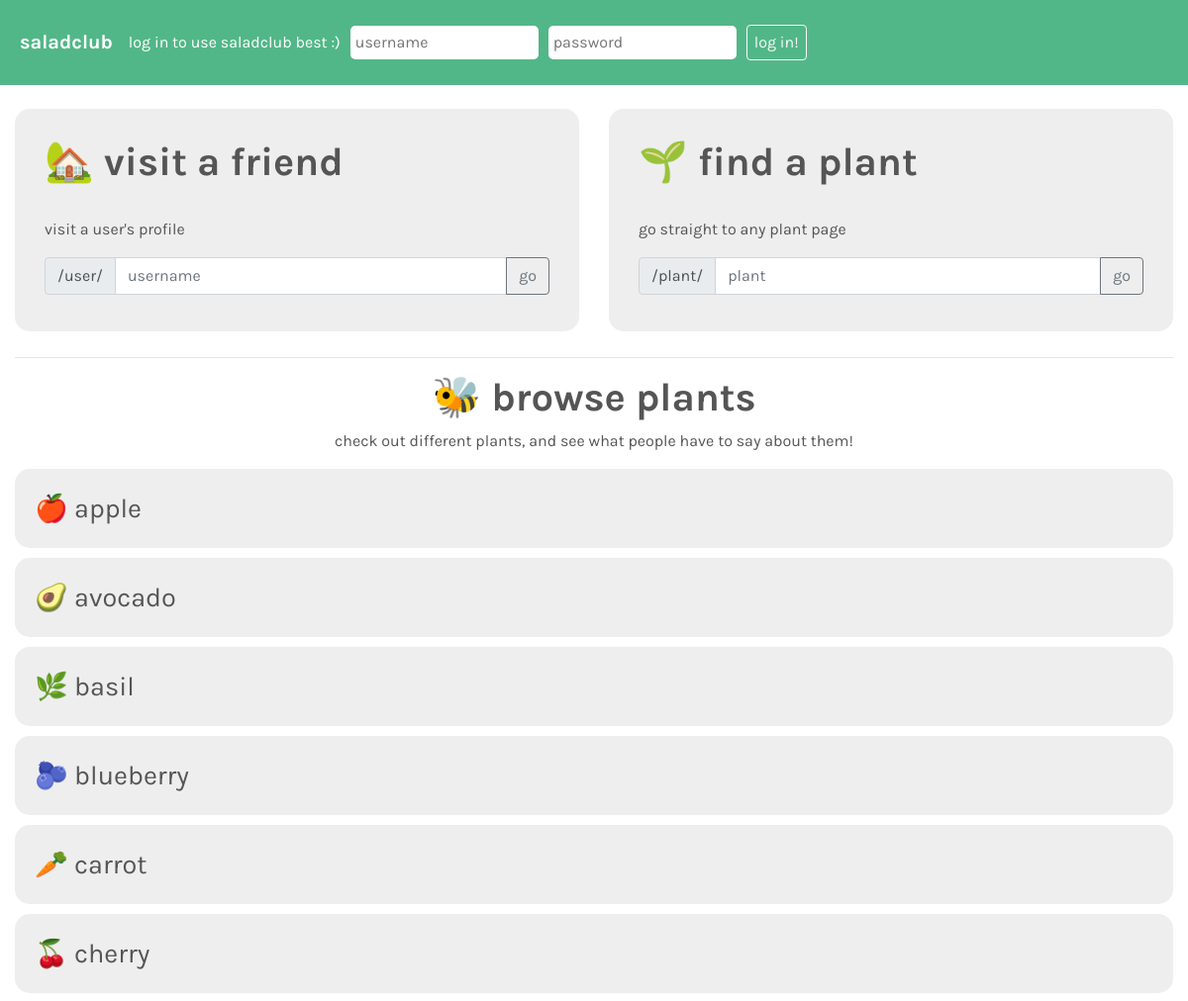
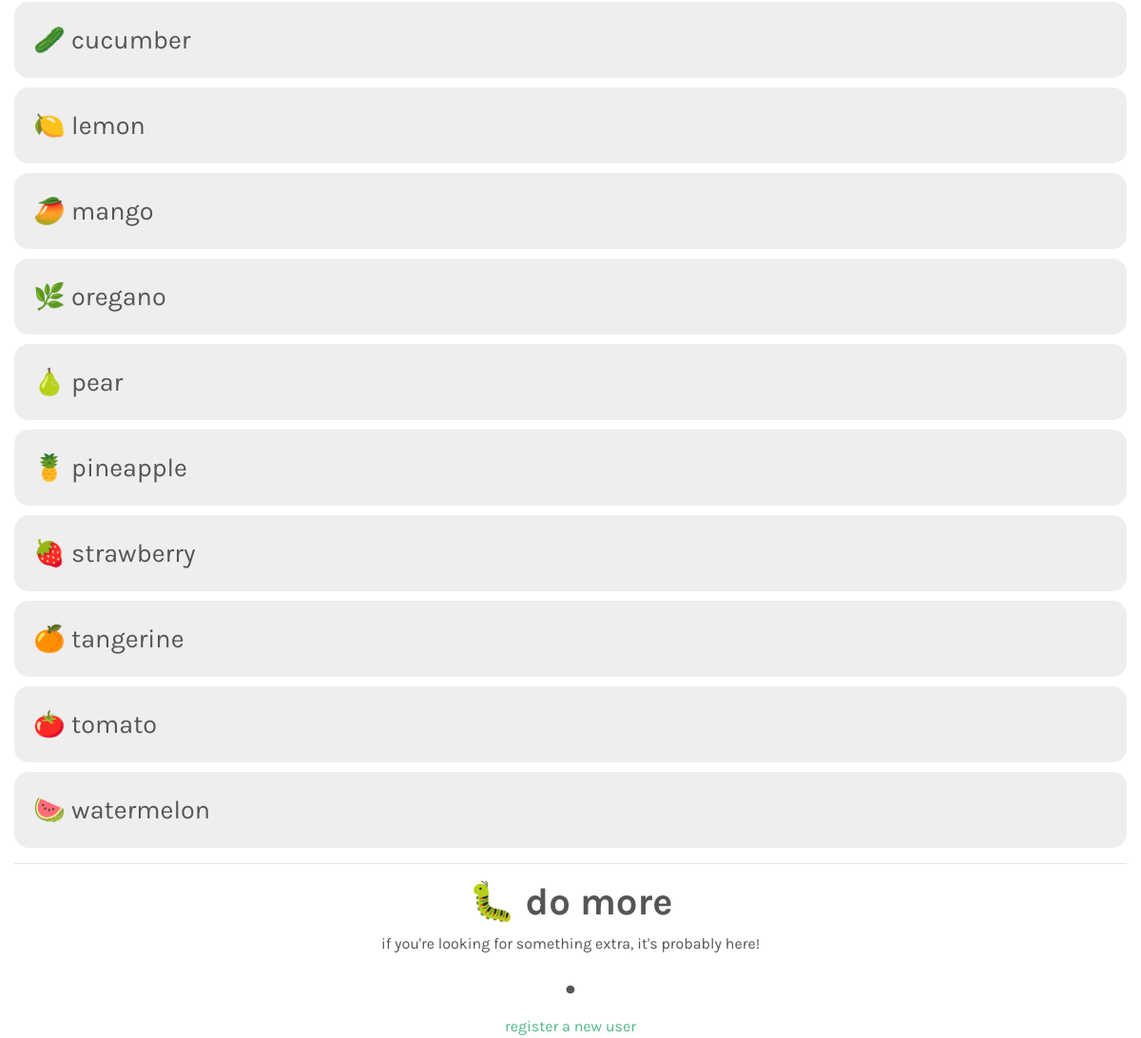
The page / on the database its author committed (2 pictures, top to bottom).
### plants/models.py (models this page shows, shortened)
class Plant(models.Model):
	plant_name = models.CharField(max_length=100) # no limit -- these will not be generated by users
	plant_type = models.CharField(max_length=20, null=True, blank=True) # fruit, vegetable, herb, etc.
	plant_emoji = models.CharField(max_length=1, null=True, blank=True) # emoji for display

### plants/views.py (the view, shortened to what this page needs)
# urls.py: path('', views.index.as_view(), name='index'),
class index(View):
	def get(self, request):
		plant_objects = Plant.objects.order_by('plant_name') # to be passed to the homepage
		template = loader.get_template('index.html')
		form = AuthenticationForm()
		form.fields['username'].widget.attrs.update({
			'placeholder': 'username',
		})
		form.fields['password'].widget.attrs.update({
			'placeholder': 'password'
 		})
		try:
			if request.GET['targetusername']:
				return user.as_view()(self.request, request.GET['targetusername'])
		except:
			print("No target username.") # using these print statements for console + to have code in the except block
		try:
			if request.GET['targetplant']:
				return plant.as_view()(self.request, request.GET['targetplant'])
		except:
			print("No target plant.")
		context = {
			'form': form,
			'plant_objects': plant_objects,
		}
		return HttpResponse(template.render(context, request))

### plants/templates/index.html (shortened to what this page needs)
<!DOCTYPE html>
<html>
	<head>
		<link rel="stylesheet" href="https://maxcdn.bootstrapcdn.com/bootstrap/4.0.0/css/bootstrap.min.css">
		{% load static %}
		<link rel="stylesheet" href="{% static '/plants/style.css' %}">
	</head>
	<body>
		<nav class="navbar navbar-expand-sm navbar-custom">
			<a class="navbar-brand" href=""> saladclub </a>
			{% if user.is_authenticated %}
			<a class="nav-item" href="/user/{{ user.username }}"> welcome, {{ user.username }}! view your profile or </a>
			<form class="form-inline" method="POST">
				{% csrf_token %}
				<!-- This code was taken from Dr. J's repository, using a
				hidden input to log the user out. -->
				<input type="hidden" name="logout" value="logout"></input>
				<button id="logout" style="margin-left: 10px;" class="btn btn-outline-light" type="submit"> log out </button>
			</form>
			{% else %}
				<span class="navbar-text"> log in to use saladclub best :) </span>
				<form class="form-inline" method="POST">
					<span class="usernameinput"> {{ form.username }} </span>
					<span class="usernameinput"> {{ form.password }} </span>
					<button id="login" class="btn btn-outline-light" type="submit">log in!</button>
				</form>
			{% endif %}
		</nav>
		<br />
		<div class="container-fluid">
			<div class="row">
				<div class="col-12 col-md 6">
					<div class="info-card">
						<h1> &#127969; visit a friend </h1>
						<br />
						<p> visit a user's profile </p>
						<form method="GET">
							<div class="input-group">
								<div class="input-group-prepend">
								<span class="input-group-text" id="basic-addon1">/user/</span>
								</div>
								<input type="text" class="form-control" placeholder="username" name="targetusername" aria-label="Username">
								<div class="input-group-append">
									<button class="btn btn-outline-secondary" type="submit"> go </button>
								</div>
							</div>
						</form>
					</div>
				</div>
				<div class="col-12 col-md 6">
					<div class="info-card">
						<h1> &#127793; find a plant </h1>
						<br />
						<p> go straight to any plant page </p>
						<form method="GET">
							<div class="input-group">
								<div class="input-group-prepend">
								<span class="input-group-text" id="basic-addon1">/plant/</span>
								</div>
								<input type="text" class="form-control" placeholder="plant" name="targetplant" aria-label="Plant Name">
								<div class="input-group-append">
									<button class="btn btn-outline-secondary" type="submit"> go </button>
								</div>
							</div>
						</form>
					</div>
				</div>
			</div>
			<hr />
			<div style="text-align: center;">
				<h1> &#128029; browse plants </h1>
				<p> check out different plants, and see what people have to say about them! </p>
			</div>
			<p>
				{% for plant in plant_objects %}
					<div class="plantlink"> <a href="/plant/{{ plant.plant_name|lower }}/">{{ plant.plant_emoji }} {{ plant.plant_name }}</a></div>
				{% endfor %}
			</p>
			<hr />
			<div style="text-align: center;">
				<h1> &#128027; do more </h1>
				<p> if you're looking for something extra, it's probably here! </p>
				<h2> • </h2>
				<a href="/newAccount" style="color: #52b788;"> register a new user </a>
				<br />
			</div>
		</div>
	</body>
</html>

### plants/static/plants/style.css (style rules this page uses)
h1, h2, h4, p, a, navbar-brand { font-family: 'Karla', sans-serif; color: #555; }
h1, h2 { font-weight: 700; }
p { font-weight: 400; }
.navbar-custom { background-color: #52b788; padding: 20px; }
.navbar-text { font-family: 'Karla', sans-serif; color: white; margin-right: 10px; }
.navbar-brand { font-weight: 700; color: white; }
#login, #logout { font-family: 'Karla', sans-serif; padding-left: 7px; padding-right: 7px; padding-top: 5px; padding-bottom: 5px; margin-top: 5px; margin-bottom: 5px; }
.info-card { font-family: 'Karla', sans-serif; height: 225px; padding: 30px; color: #555; background-color: #eee; border-radius: 15px; margin-bottom: 10px; }
.plantlink { display: flex; align-items: center; height: 80px; padding: 10px; padding-left: 20px; color: #555; background-color: #eee; border-radius: 15px; margin-bottom: 10px; }
.plantlink a, .plantlink p { vertical-align: middle; font-size: 27px; }
.usernameinput input { border: none; border-radius: 5px; padding: 5px; font-family: 'Karla', sans-serif; margin-right: 10px; }

### rows shown on the page
Plant: plant_emoji "🍎", plant_name "apple"
Plant: plant_emoji "🥑", plant_name "avocado"
Plant: plant_emoji "🌿", plant_name "basil"
Plant: plant_emoji "🫐", plant_name "blueberry"
Plant: plant_emoji "🥕", plant_name "carrot"
Plant: plant_emoji "🍒", plant_name "cherry"
Plant: plant_emoji "🥒", plant_name "cucumber"
Plant: plant_emoji "🍋", plant_name "lemon"
Plant: plant_emoji "🥭", plant_name "mango"
Plant: plant_emoji "🌿", plant_name "oregano"
Plant: plant_emoji "🍐", plant_name "pear"
Plant: plant_emoji "🍍", plant_name "pineapple"
Plant: plant_emoji "🍓", plant_name "strawberry"
Plant: plant_emoji "🍊", plant_name "tangerine"
Plant: plant_emoji "🍅", plant_name "tomato"
Plant: plant_emoji "🍉", plant_name "watermelon"
